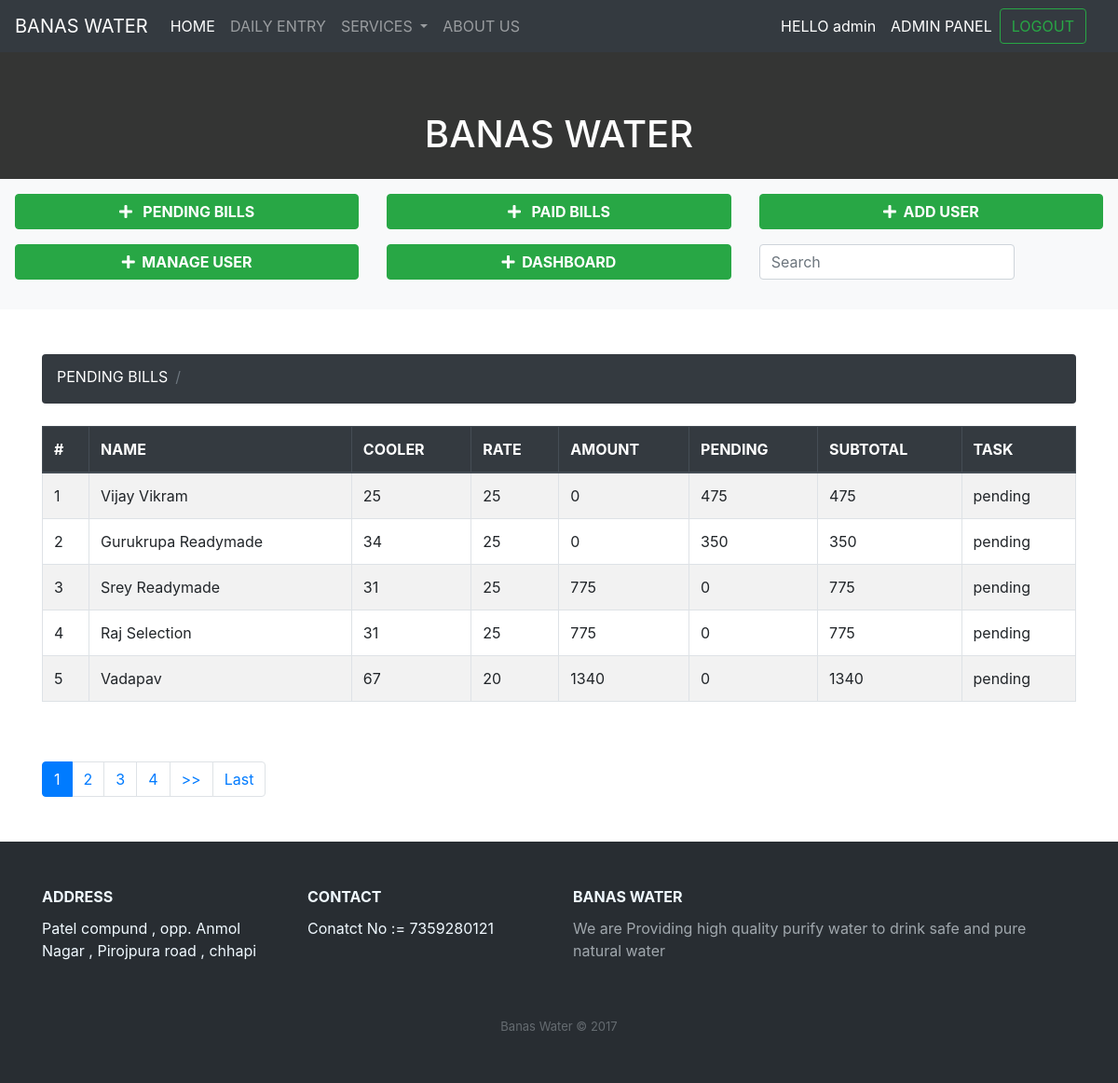
Screenshot of /banasadmin/pendingadmin/ (signed in) with the database file from the repository.
### banasadmin/models.py (models this page shows)
class Bill(models.Model):
    id = models.AutoField(primary_key=True)
    name = models.CharField(max_length=100)
    cooler = models.IntegerField()
    rate = models.IntegerField()
    amount = models.IntegerField()
    pending_amount = models.IntegerField()
    subtotal = models.IntegerField()
    task = models.CharField(max_length=100)

### pages/decoraters.py (the view)
        def wrapper_func(request,*args,**kwargs):
            group = None
            if request.user.groups.exists():
                group = request.user.groups.all()[0].name
            if group in allowed_roles:
                return view_fuc(request,*args, **kwargs)
            else:
                return render(request,'pages/404page.html')

### banasadmin/views.py (called while the page is built)
@login_required(login_url='login')
@allowed_users(allowed_roles=['admin'])
def pendingadmin(request):
    billdata = Bill.objects.filter(task="pending").order_by('-id')
    paginator = Paginator(billdata, 5, orphans=0)
    is_paginated = True if paginator.num_pages > 1 else False
    page = request.GET.get('page') or 1
    try:
        current_page = paginator.page(page)
    except InvalidPage as e:
        messages.error(request, str(e))
        current_page = paginator.page(1)
    context = {
        'current_page': current_page,
        'is_paginated': is_paginated,
        'paginator': paginator
    }
    return render(request,'banasadmin/pendingadmin.html',context)

### pages/decoraters.py (called while the page is built)
def allowed_users(allowed_roles=[]):
    def decorator(view_fuc):
        def wrapper_func(request,*args,**kwargs):
            group = None
            if request.user.groups.exists():
                group = request.user.groups.all()[0].name
            if group in allowed_roles:
                return view_fuc(request,*args, **kwargs)
            else:
                return render(request,'pages/404page.html')
        return wrapper_func
    return decorator

### banasadmin/templates/banasadmin/pendingadmin.html (shortened to what this page needs)
{% extends 'banasadmin/pagination.html' %}
{% block table_title %}PENDING BILLS
{% endblock table_title %}
{% block table_header %}
    <th>#</th>
    <th>NAME</th>
    <th>COOLER</th>
    <th>RATE</th>
    <th>AMOUNT</th>
    <th>PENDING</th>
    <th>SUBTOTAL</th>
    <th>TASK</th>
{% endblock table_header %}
{% block table_data %}
    <td>{{ current_page.start_index|add:forloop.counter0 }}</td>
    <td>{{a.name}}</td>
    <td>{{a.cooler}}</td>
    <td>{{a.rate}}</td>
    <td>{{a.amount}}</td>
    <td>{{a.pending_amount}}</td>
    <td>{{a.subtotal}}</td>
    <td>{{a.task}}</td>
{% endblock table_data %}

### banasadmin/templates/banasadmin/pagination.html (shortened to what this page needs)
{% extends 'pages/base.html' %}
{% block content %}
<div class=" py-3 text-white" style="background-color: #343534">
      <h1>&nbsp;&nbsp;<center>BANAS WATER</center></h1>
    </div>
    <div class="bg-light p-3">
    <div class="row">
       <div class="col-md-4">
         <a href="{% url 'pendingadmin' %}" class="btn btn-success d-block font-weight-bold mb-3">
          <i class="fas fa-plus"></i> &nbsp; PENDING BILLS</a>
       </div>
       <div class="col-md-4">
         <a href="{% url 'paidbilladmin' %}" class="btn btn-success d-block font-weight-bold mb-3">
          <i class="fas fa-plus"></i> &nbsp; PAID BILLS</a>
       </div>
       <div class="col-md-4">
         <a href="{% url 'addcustomer' %}" class="btn btn-success d-block font-weight-bold mb-3">
          <i class="fas fa-plus"></i> &nbsp;ADD USER</a>
       </div>
       <div class="col-md-4">
         <a href="{% url 'manageuser' %}" class="btn btn-success d-block font-weight-bold mb-3">
          <i class="fas fa-plus"></i> &nbsp;MANAGE USER</a>
       </div>
        <div class="col-md-4">
         <a href="{% url 'billadmin' %}" class="btn btn-success d-block font-weight-bold mb-3">
          <i class="fas fa-plus"></i> &nbsp;DASHBOARD</a>
       </div>
       <div class="col-md-4">
       <form class="form-inline my-2 my-lg-0" method="GET">
        <input class="form-control mr-sm-2" type="text" placeholder="Search" value="{{request.get.q}}" aria-label="Search" name="q">
    </form>
    </div>
    </div>
  </div>
<div class="container mt-5">
    <nav aria-label="breadcrumb" class="mb-4 ">
        <ol class="breadcrumb  bg-dark" style="height: 53px;">
          <li class="breadcrumb-item active text-white " aria-current="page">
          {% block table_title %}
          {% endblock table_title %}
          <li class="breadcrumb-item">
          </li>
        </ol>
      </nav>
    <div class="table-responsive">
    <table class="table table-striped thead-dark table-bordered table">
        <thead class="thead-dark">
          <tr>
{% block table_header %}
{% endblock table_header %}
          </tr>
        </thead>
        <tbody>
            {% for a in current_page %}
          <tr>
{% block table_data %}
{% endblock table_data %}
          </tr>
          {% endfor %}
         </tbody>
      </table>
    </div>
      {% if is_paginated %}
      <nav class="my-5">
        <ul class="pagination ">
          {% for page in paginator.page_range %}
          <li class="page-item {% if page == current_page.number %}active{% endif %}">
            <a class="page-link" href="?page={{ page }}">{{ page }}</a>
          </li>
          {% endfor %}
          {% if current_page.has_next %}
          <li class="page-item"><a class="page-link" href="?page={{ current_page.next_page_number }}">>></a></li>
          <li class="page-item"><a class="page-link" href="?page={{ current_page.paginator.num_pages }}">Last</a></li>
          {% endif %}
        </ul>
      </nav>
  {% endif %}
</div>
{% endblock content %}

### pages/templates/pages/menu.html (shortened to what this page needs)
<nav class="navbar navbar-expand-lg navbar-dark bg-dark ">
  <a class="navbar-brand" href="#">BANAS WATER</a>
  <div class="collapse navbar-collapse" id="navbarSupportedContent">
    <ul class="navbar-nav mr-auto">
      <li class="nav-item active">
        <a class="nav-link" href="/">HOME <span class="sr-only">(current)</span></a>
      </li>
      <li class="nav-item">
        {% if request.user.is_superuser %}
        <a class="nav-link" href="{% url 'dailyentryadmin' %}">DAILY ENTRY</a>
        {% else %}
        <a class="nav-link" href="{% url 'dailyentry' %}">DAILY ENTRY</a>
        {% endif %}
      </li>
      <li class="nav-item dropdown">
        <a class="nav-link dropdown-toggle" href="#" id="navbarDropdown" role="button" data-toggle="dropdown" aria-haspopup="true" aria-expanded="false">
          SERVICES
        </a>
      </li>
       <li class="nav-item">
        <a class="nav-link" href="{% url 'about' %}">ABOUT US</a>
      </li>
    </ul>
    <form class="form-inline my-2 my-lg-0">
    {% if user.is_authenticated %}
    <ul class="navbar-nav mr-auto">
      <li class="nav-item active">
        <a class="nav-link" href="#">HELLO {{user.username}} <span class="sr-only">(current)</span></a>
      </li>
      {% if request.user.is_superuser %}
        <li class="nav-item active">
        <a class="nav-link" href="/admin">ADMIN PANEL<span class="sr-only">(current)</span></a>
      </li>
      {% endif %}
    </ul>
       <button class="btn btn-outline-success my-2 my-sm-0" type="submit" formaction="{% url 'logout' %}">LOGOUT</button>&nbsp;&nbsp;&nbsp;&nbsp;
      {% else %}
      <button class="btn btn-outline-success my-2 my-sm-0" type="submit" formaction="{% url 'login' %}">LOGIN</button>&nbsp;&nbsp;&nbsp;&nbsp;
      <button class="btn btn-outline-success my-2 my-sm-0" type="submit" formaction="{% url 'signup' %}">SIGNUP</button>&nbsp;&nbsp;&nbsp;&nbsp;
      {% endif %}
    </form>
  </div>
</nav>

### rows the page displays
Bill: start_index|add "1", name "Vijay Vikram", cooler "25", rate "25", amount "0", pending_amount "475", subtotal "475", task "pending"
Bill: start_index|add "2", name "Gurukrupa Readymade", cooler "34", rate "25", amount "0", pending_amount "350", subtotal "350", task "pending"
Bill: start_index|add "3", name "Srey Readymade", cooler "31", rate "25", amount "775", pending_amount "0", subtotal "775", task "pending"
Bill: start_index|add "4", name "Raj Selection", cooler "31", rate "25", amount "775", pending_amount "0", subtotal "775", task "pending"
Bill: start_index|add "5", name "Vadapav", cooler "67", rate "20", amount "1340", pending_amount "0", subtotal "1340", task "pending"

### other values shown
{{ user.username }} "admin"
{{ page }} "1" "2" "3" "4"
